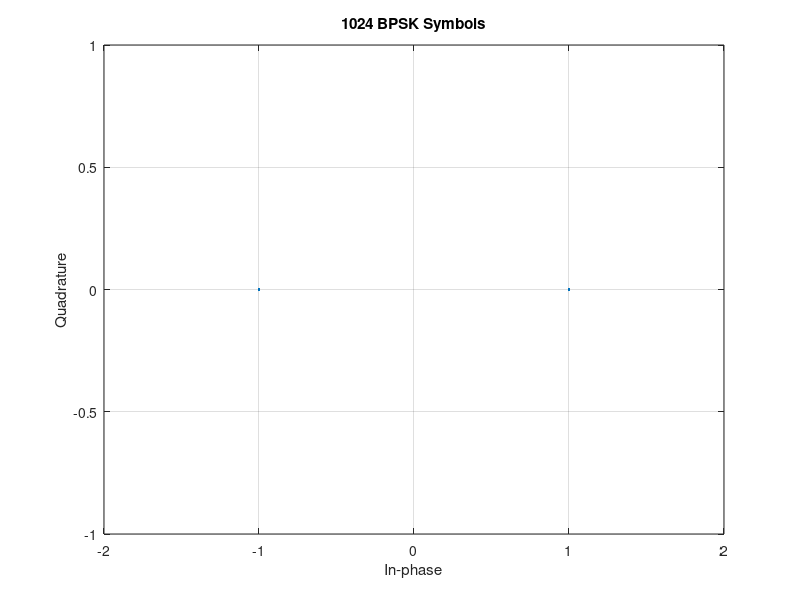
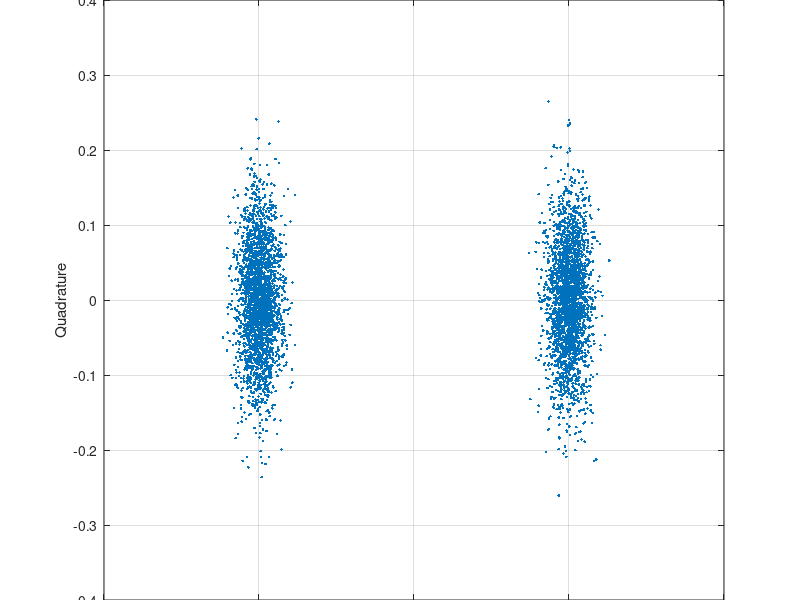
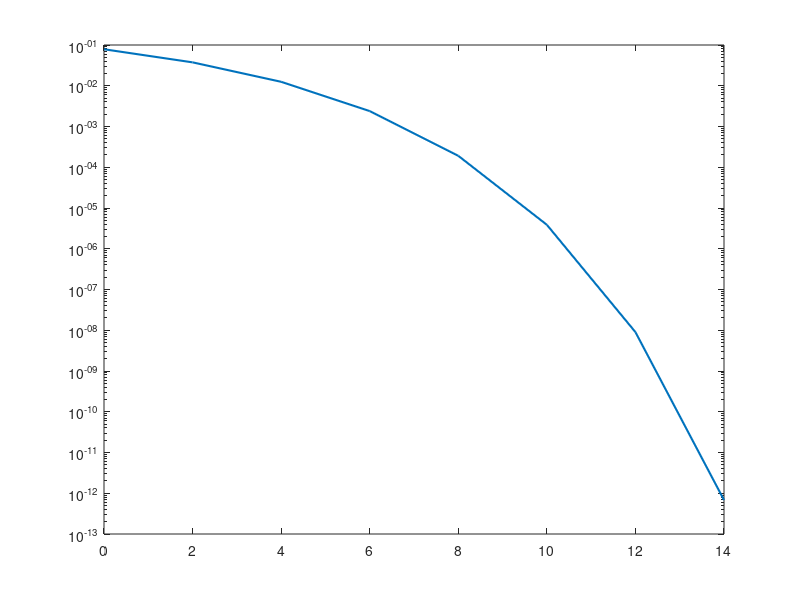

Write the MATLAB code that produced these figures, in order. (Note: this script raises an error after producing the figures.)
clc;
clear all;
close all;

N = 100024; %No: of 1 bit symbols
c = [-1 1]; %valid symbols
xmod = randsrc(1,N,c); %Random sequence of 1s and 2s


scatterplot(xmod),title("1024 BPSK Symbols"),grid on,xlim([-2 2]);

%Add AWGN
i = 1;
for SNR = [20,4]
    xmod_noised = awgn(complex(xmod),SNR);
    scatterplot(xmod_noised,20),title("1024 BPSK Symbols with AWGN, SNR ="+SNR),grid on,xlim([-2 2]);
    i = i + 1;
end

%Coherent detection'
for i = 1:1:length(xmod_noised)
    if(xmod_noised(i)>0)
        x_detected(i) = 1;
    else
        x_detected(i) = -1;
    end
end

%Bit Error Rate
x_detected = zeros(1,N);
SNR = 0:2:14;
index = 1:1:length(SNR);
BER = zeros(1,length(SNR));
BER_analytical = zeros(1,length(SNR));
for SNR_index = index
    xmod_noised = awgn(complex(xmod),SNR(SNR_index));
    %xmod_noised = xmod + 1/sqrt(2)*10^(-SNR(SNR_index)/20) * randn(1,N);
    %detect
    for i = 1:1:length(xmod_noised)
        if(xmod_noised(i)>0)
            x_detected(i) = 1;
        else
            x_detected(i) = -1;
        end
    end
    
    %biterror
    for i = 1:1:length(xmod_noised)
        if x_detected(i) ~= xmod(i)
            BER(SNR_index) = BER(SNR_index) + 1;
        end
    end
    BER(SNR_index) = BER(SNR_index)/N;
    BER_analytical(SNR_index) = qfunc(sqrt(2*(10.^(SNR(SNR_index)./10))));
end

%SNR = 10.^(SNR./10);
semilogy(SNR,BER_analytical,'LineWidth',1.5)
hold on
semilogy(SNR,BER,'O','LineWidth',1.5)
xlabel('Eb/No (dB)')
ylabel('BER')
title ('BER for BPSK')
legend('Analytical BER','Simulated BER')
grid on 
